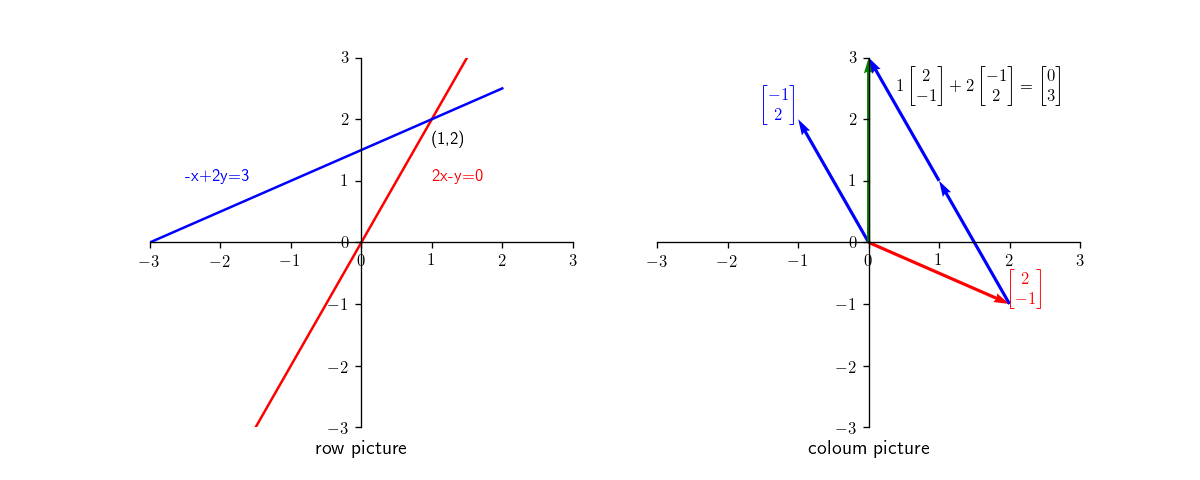

Python code for this plot:
import os
import numpy as np
import matplotlib.pyplot as plt
from matplotlib import rcParams

rcParams['text.usetex'] = True
rcParams['text.latex.preamble'] = r'\usepackage{amsmath}'

def axesCross(ax):
    ax.spines["top"].set_color("none")
    ax.spines["bottom"].set_position("zero")
    ax.spines["left"].set_position("zero")
    ax.spines["right"].set_color("none")

def set_limit(ax, limit):
    ax.set_xlim(-limit, limit)
    ax.set_ylim(-limit, limit)

fig = plt.figure(figsize=(10, 4), dpi=120)
ax1 = fig.add_subplot(1, 2, 1)
ax2 = fig.add_subplot(1, 2, 2)

axesCross(ax1)
axesCross(ax2)
limit = 3
set_limit(ax1, 3)
set_limit(ax2, 3)


line1 = lambda x: 2*x
line2 = lambda x: .5*(x+3)
x = np.arange(-limit, limit, 1)
ax1.plot(x, line1(x), color='r')
ax1.plot(x, line2(x), color='b')
ax1.text(1, 1, "2x-y=0", color='r')
ax1.text(-2.5, 1, "-x+2y=3", color='b')
ax1.text(1, 1.6, "(1,2)", color='k')
ax1.set_title("row picture", y=-.1)

Orig = [0, 0]
V = np.array([[2, -1], [-1, 2], [0, 3]])
clr = ['r', 'b', 'g']
ax2.quiver(Orig[0], Orig[1], V[:, 0], V[:, 1], color=clr, angles='xy', scale=1, scale_units='xy')
ax2.text(2, -1, r"$\begin{bmatrix} 2\\ -1 \end{bmatrix}$", color='r')
ax2.text(-1.5, 2, r"$\begin{bmatrix}-1\\  2 \end{bmatrix}$", color='b')

S = np.array([[2, -1], [1,  1]])
D = np.array([[-1, 2], [-1, 2]])
ax2.quiver(S[:, 0], S[:, 1], D[:, 0], D[:, 1], color='b', angles='xy', scale=1, scale_units='xy', linestyle='--')
ax2.text(.4, 2.3, r"$1\begin{bmatrix}2\\ -1\end{bmatrix} + 2\begin{bmatrix}-1\\  2 \end{bmatrix} = \begin{bmatrix}0\\ 3\end{bmatrix}$")
ax2.set_title("coloum picture", y=-.1)

fig.savefig(os.path.basename(__file__).replace(".py", "")+".png", format='png')
plt.show()
